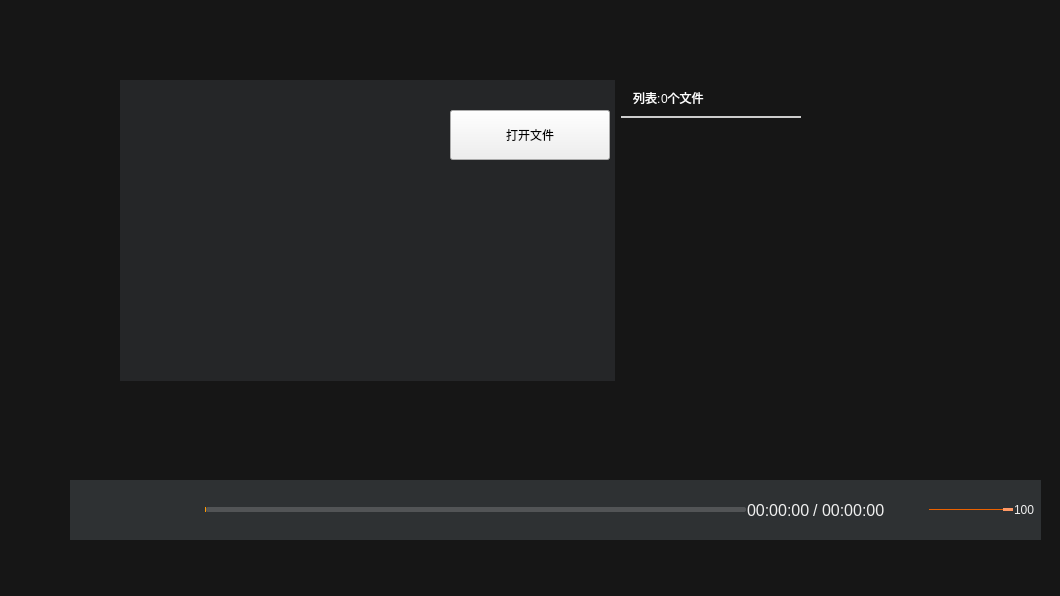
<?xml version="1.0" encoding="UTF-8"?>
<ui version="4.0">
 <class>MainWindow</class>
 <widget class="QWidget" name="MainWindow">
  <property name="geometry">
   <rect>
    <x>0</x>
    <y>0</y>
    <width>1060</width>
    <height>596</height>
   </rect>
  </property>
  <property name="windowTitle">
   <string>Form</string>
  </property>
  <layout class="QVBoxLayout" name="verticalLayout">
   <property name="spacing">
    <number>0</number>
   </property>
   <property name="leftMargin">
    <number>0</number>
   </property>
   <property name="topMargin">
    <number>0</number>
   </property>
   <property name="rightMargin">
    <number>0</number>
   </property>
   <property name="bottomMargin">
    <number>0</number>
   </property>
   <item>
    <widget class="QWidget" name="widget_container" native="true">
     <property name="styleSheet">
      <string notr="true">QWidget#widget_container
{
	background-color: rgb(22, 22, 22);
}
</string>
     </property>
     <widget class="QWidget" name="widget_controller" native="true">
      <property name="geometry">
       <rect>
        <x>70</x>
        <y>480</y>
        <width>971</width>
        <height>60</height>
       </rect>
      </property>
      <property name="styleSheet">
       <string notr="true">QWidget#widget_controller
{
	background-color: rgba(60, 65, 68,160);
}</string>
      </property>
      <layout class="QVBoxLayout" name="verticalLayout_7">
       <property name="leftMargin">
        <number>6</number>
       </property>
       <property name="topMargin">
        <number>6</number>
       </property>
       <property name="rightMargin">
        <number>6</number>
       </property>
       <property name="bottomMargin">
        <number>6</number>
       </property>
       <item>
        <layout class="QHBoxLayout" name="horizontalLayout_2">
         <property name="spacing">
          <number>1</number>
         </property>
         <property name="rightMargin">
          <number>0</number>
         </property>
         <item>
          <spacer name="horizontalSpacer_3">
           <property name="orientation">
            <enum>Qt::Horizontal</enum>
           </property>
           <property name="sizeType">
            <enum>QSizePolicy::Fixed</enum>
           </property>
           <property name="sizeHint" stdset="0">
            <size>
             <width>6</width>
             <height>20</height>
            </size>
           </property>
          </spacer>
         </item>
         <item>
          <widget class="QPushButton" name="pushButton_play">
           <property name="minimumSize">
            <size>
             <width>36</width>
             <height>36</height>
            </size>
           </property>
           <property name="cursor">
            <cursorShape>PointingHandCursor</cursorShape>
           </property>
           <property name="styleSheet">
            <string notr="true">QPushButton{ 
image: url(:image/start_normal.png);
border-radius:0px; 
}  
QPushButton:hover{ 
image: url(:image/start_focus.png);
border-radius:0px; 
} 
QPushButton:pressed{ 
image: url(:image/start_normal.png);
border-radius:0px; 
}
</string>
           </property>
           <property name="text">
            <string/>
           </property>
          </widget>
         </item>
         <item>
          <widget class="QPushButton" name="pushButton_pause">
           <property name="minimumSize">
            <size>
             <width>36</width>
             <height>36</height>
            </size>
           </property>
           <property name="cursor">
            <cursorShape>PointingHandCursor</cursorShape>
           </property>
           <property name="styleSheet">
            <string notr="true">QPushButton{ 
image: url(:image/pause_normal.png);
border-radius:0px; 
} 
QPushButton:hover{ 
image: url(:image/pause_focus.png);
border-radius:0px; 
} 
QPushButton:pressed{ 
image: url(:image/pause_normal.png);
border-radius:0px; 
}
</string>
           </property>
           <property name="text">
            <string/>
           </property>
          </widget>
         </item>
         <item>
          <spacer name="horizontalSpacer_5">
           <property name="orientation">
            <enum>Qt::Horizontal</enum>
           </property>
           <property name="sizeType">
            <enum>QSizePolicy::Fixed</enum>
           </property>
           <property name="sizeHint" stdset="0">
            <size>
             <width>6</width>
             <height>20</height>
            </size>
           </property>
          </spacer>
         </item>
         <item>
          <widget class="QPushButton" name="pushButton_stop">
           <property name="minimumSize">
            <size>
             <width>36</width>
             <height>36</height>
            </size>
           </property>
           <property name="cursor">
            <cursorShape>PointingHandCursor</cursorShape>
           </property>
           <property name="styleSheet">
            <string notr="true">QPushButton{ 
image: url(:image/stop_normal.png);
border-radius:0px; 
}  
QPushButton:hover{ 
image: url(:image/stop_focus.png);
border-radius:0px; 
} 
QPushButton:pressed{ 
image: url(:image/stop_normal.png);
border-radius:0px; 
}
</string>
           </property>
           <property name="text">
            <string/>
           </property>
          </widget>
         </item>
         <item>
          <spacer name="horizontalSpacer_6">
           <property name="orientation">
            <enum>Qt::Horizontal</enum>
           </property>
           <property name="sizeType">
            <enum>QSizePolicy::Fixed</enum>
           </property>
           <property name="sizeHint" stdset="0">
            <size>
             <width>6</width>
             <height>20</height>
            </size>
           </property>
          </spacer>
         </item>
         <item>
          <widget class="VideoSlider" name="horizontalSlider">
           <property name="cursor">
            <cursorShape>PointingHandCursor</cursorShape>
           </property>
           <property name="styleSheet">
            <string notr="true">QSlider::groove:horizontal {
border: 0px solid #bbb;
}

QSlider::sub-page:horizontal {
background-color: #ff9900;
border-bottom-left-radius: 2px; 
border-top-left-radius: 2px; 

border-radius: 2px; 
margin-top:5px;
margin-bottom:5px;
}

QSlider::add-page:horizontal {
background-color: rgba(228, 228, 228, 50);v
border: 0px solid #777;
border-radius: 2px;
margin-top:5px;
margin-bottom:5px;
}
/*
QSlider::handle:horizontal {
background: rgb(255,153,102); 
border: 1px solid rgb(255,153,102); 
width: 14px;
height:10px;
border-radius: 7px;
margin-top:2px;
margin-bottom:2px;
}

QSlider::handle:horizontal:hover {
background: rgb(255,128,6); 
border: 1px solid rgba(102,102,102,102);
border-radius: 7px;
}*/

QSlider::sub-page:horizontal:disabled {
background: #bbb;
border-color: #999;
}

QSlider::add-page:horizontal:disabled {
background: #eee;
border-color: #999;
}

QSlider::handle:horizontal:disabled {
background: #eee;
border: 1px solid #aaa;
border-radius: 2px;
}
</string>
           </property>
           <property name="maximum">
            <number>100</number>
           </property>
           <property name="value">
            <number>0</number>
           </property>
           <property name="orientation">
            <enum>Qt::Horizontal</enum>
           </property>
          </widget>
         </item>
         <item>
          <layout class="QHBoxLayout" name="horizontalLayout">
           <property name="spacing">
            <number>3</number>
           </property>
           <item>
            <widget class="QLabel" name="label_currenttime">
             <property name="styleSheet">
              <string notr="true">QLabel{
	border-radius:0px;
	color: #F0F0F0;
	background-color:rgba(0,0,0,0);
	border-style:none;
font-family:&quot;微软雅黑&quot;;
font-size:16px;
}
</string>
             </property>
             <property name="text">
              <string>00:00:00</string>
             </property>
            </widget>
           </item>
           <item>
            <widget class="QLabel" name="label_2">
             <property name="styleSheet">
              <string notr="true">QLabel{
	border-radius:0px;
	color: #F0F0F0;
	background-color:rgba(0,0,0,0);
	border-style:none;
font-family:&quot;微软雅黑&quot;;
font-size:16px;
}
</string>
             </property>
             <property name="text">
              <string>/</string>
             </property>
            </widget>
           </item>
           <item>
            <widget class="QLabel" name="label_totaltime">
             <property name="styleSheet">
              <string notr="true">QLabel{
	border-radius:0px;
	color: #F0F0F0;
	background-color:rgba(0,0,0,0);
	border-style:none;
font-family:&quot;微软雅黑&quot;;
font-size:16px;
}
</string>
             </property>
             <property name="text">
              <string>00:00:00</string>
             </property>
            </widget>
           </item>
          </layout>
         </item>
         <item>
          <widget class="QPushButton" name="pushButton_volume">
           <property name="minimumSize">
            <size>
             <width>36</width>
             <height>36</height>
            </size>
           </property>
           <property name="cursor">
            <cursorShape>PointingHandCursor</cursorShape>
           </property>
           <property name="styleSheet">
            <string notr="true">QPushButton{ 
image: url(:/image/volume_normal.png);
border-radius:0px; 
padding:5px;
}  
QPushButton:hover{ 
image: url(:image/stop_focus.png);
border-radius:0px; 
padding:3px;
} 
QPushButton:!checked{ 
image: url(:/image/volume_normal.png);
} 
QPushButton:checked{ 
image: url(:/image/volume_mute.png);
} 

</string>
           </property>
           <property name="text">
            <string/>
           </property>
           <property name="checkable">
            <bool>true</bool>
           </property>
          </widget>
         </item>
         <item>
          <widget class="QSlider" name="horizontalSlider_volume">
           <property name="sizePolicy">
            <sizepolicy hsizetype="Fixed" vsizetype="Fixed">
             <horstretch>0</horstretch>
             <verstretch>0</verstretch>
            </sizepolicy>
           </property>
           <property name="maximumSize">
            <size>
             <width>150</width>
             <height>16777215</height>
            </size>
           </property>
           <property name="styleSheet">
            <string notr="true">QSlider::groove:horizontal {
border: 0px solid #bbb;
}

QSlider::sub-page:horizontal {
background: rgb(235,97,0);
border-radius: 0px;
margin-top:8px;
margin-bottom:8px;
}

QSlider::add-page:horizontal {
background: rgb(255,255, 255);
border: 0px solid #777;
border-radius: 2px;
margin-top:8px;
margin-bottom:8px;
}

QSlider::handle:horizontal {
background: rgb(255,153,102); 
border: 1px solid rgb(255,153,102); 
width: 8px;
height:8px;
border-radius: 2px;
margin-top:6px;
margin-bottom:6px;
}

QSlider::handle:horizontal:hover {
background: rgb(255,128,6); 
border: 1px solid rgba(102,102,102,102);
border-radius: 7px;
}

QSlider::sub-page:horizontal:disabled {
background: #bbb;
border-color: #999;
}

QSlider::add-page:horizontal:disabled {
background: #eee;
border-color: #999;
}

QSlider::handle:horizontal:disabled {
background: #eee;
border: 1px solid #aaa;
border-radius: 4px;
}

</string>
           </property>
           <property name="maximum">
            <number>100</number>
           </property>
           <property name="singleStep">
            <number>0</number>
           </property>
           <property name="pageStep">
            <number>0</number>
           </property>
           <property name="value">
            <number>100</number>
           </property>
           <property name="orientation">
            <enum>Qt::Horizontal</enum>
           </property>
          </widget>
         </item>
         <item>
          <widget class="QLabel" name="label_volume">
           <property name="minimumSize">
            <size>
             <width>20</width>
             <height>0</height>
            </size>
           </property>
           <property name="styleSheet">
            <string notr="true">QLabel{
	border-radius:0px;
	color: #F0F0F0;
	background-color:rgba(0,0,0,0);
	border-style:none;
font: 16px &quot;微软雅黑&quot;;

}
</string>
           </property>
           <property name="text">
            <string>100</string>
           </property>
           <property name="alignment">
            <set>Qt::AlignLeading|Qt::AlignLeft|Qt::AlignVCenter</set>
           </property>
          </widget>
         </item>
        </layout>
       </item>
      </layout>
     </widget>
     <widget class="QWidget" name="widget_video_back" native="true">
      <property name="geometry">
       <rect>
        <x>120</x>
        <y>80</y>
        <width>681</width>
        <height>301</height>
       </rect>
      </property>
      <layout class="QHBoxLayout" name="horizontalLayout_4">
       <property name="leftMargin">
        <number>0</number>
       </property>
       <property name="topMargin">
        <number>0</number>
       </property>
       <property name="rightMargin">
        <number>0</number>
       </property>
       <property name="bottomMargin">
        <number>0</number>
       </property>
       <item>
        <widget class="QStackedWidget" name="stackedWidget">
         <property name="currentIndex">
          <number>0</number>
         </property>
         <widget class="QWidget" name="page_open">
          <property name="styleSheet">
           <string notr="true"/>
          </property>
          <layout class="QVBoxLayout" name="verticalLayout_6">
           <property name="spacing">
            <number>0</number>
           </property>
           <property name="leftMargin">
            <number>0</number>
           </property>
           <property name="topMargin">
            <number>0</number>
           </property>
           <property name="rightMargin">
            <number>0</number>
           </property>
           <property name="bottomMargin">
            <number>0</number>
           </property>
           <item>
            <widget class="QWidget" name="widget_showopen" native="true">
             <property name="sizePolicy">
              <sizepolicy hsizetype="Preferred" vsizetype="Expanding">
               <horstretch>0</horstretch>
               <verstretch>0</verstretch>
              </sizepolicy>
             </property>
             <property name="styleSheet">
              <string notr="true">QWidget#widget_showopen
{
	
	background-color: rgba(60, 65, 68,100);
}</string>
             </property>
             <widget class="QToolButton" name="toolButton_open">
              <property name="geometry">
               <rect>
                <x>330</x>
                <y>30</y>
                <width>160</width>
                <height>50</height>
               </rect>
              </property>
              <property name="minimumSize">
               <size>
                <width>160</width>
                <height>50</height>
               </size>
              </property>
              <property name="cursor">
               <cursorShape>PointingHandCursor</cursorShape>
              </property>
              <property name="text">
               <string>打开文件</string>
              </property>
             </widget>
            </widget>
           </item>
          </layout>
         </widget>
         <widget class="QWidget" name="page_audio">
          <layout class="QVBoxLayout" name="verticalLayout_2">
           <item>
            <widget class="QLabel" name="label">
             <property name="styleSheet">
              <string notr="true">image: url(:/image/audio.png);</string>
             </property>
             <property name="text">
              <string/>
             </property>
            </widget>
           </item>
          </layout>
         </widget>
         <widget class="QWidget" name="page_video">
          <layout class="QVBoxLayout" name="verticalLayout_8">
           <property name="spacing">
            <number>0</number>
           </property>
           <property name="leftMargin">
            <number>0</number>
           </property>
           <property name="topMargin">
            <number>0</number>
           </property>
           <property name="rightMargin">
            <number>0</number>
           </property>
           <property name="bottomMargin">
            <number>0</number>
           </property>
           <item>
            <widget class="ShowVideoWidget" name="widget_videoPlayer" native="true">
             <property name="enabled">
              <bool>true</bool>
             </property>
             <property name="sizePolicy">
              <sizepolicy hsizetype="Preferred" vsizetype="Expanding">
               <horstretch>0</horstretch>
               <verstretch>0</verstretch>
              </sizepolicy>
             </property>
             <property name="mouseTracking">
              <bool>true</bool>
             </property>
             <property name="styleSheet">
              <string notr="true">QWidget#widget_videoPlayer
{
	background-color: rgb(126, 126, 126);
	image: url(:/image/audio1.png);
}
</string>
             </property>
            </widget>
           </item>
          </layout>
         </widget>
        </widget>
       </item>
       <item>
        <widget class="QWidget" name="widget_list" native="true">
         <property name="maximumSize">
          <size>
           <width>180</width>
           <height>16777215</height>
          </size>
         </property>
         <property name="styleSheet">
          <string notr="true">QWidget#widget_left
{
	background-color: rgb(47, 48, 57);
}
</string>
         </property>
         <layout class="QVBoxLayout" name="verticalLayout_4">
          <property name="spacing">
           <number>0</number>
          </property>
          <property name="leftMargin">
           <number>0</number>
          </property>
          <property name="topMargin">
           <number>0</number>
          </property>
          <property name="rightMargin">
           <number>0</number>
          </property>
          <property name="bottomMargin">
           <number>0</number>
          </property>
          <item>
           <widget class="QWidget" name="widget_4" native="true">
            <layout class="QHBoxLayout" name="horizontalLayout_5">
             <property name="spacing">
              <number>0</number>
             </property>
             <property name="leftMargin">
              <number>12</number>
             </property>
             <property name="topMargin">
              <number>0</number>
             </property>
             <property name="rightMargin">
              <number>12</number>
             </property>
             <property name="bottomMargin">
              <number>0</number>
             </property>
             <item>
              <widget class="QLabel" name="label_3">
               <property name="styleSheet">
                <string notr="true">color:#ffffff;
font-size:12px;</string>
               </property>
               <property name="text">
                <string>列表:</string>
               </property>
              </widget>
             </item>
             <item>
              <widget class="QLabel" name="label_num">
               <property name="styleSheet">
                <string notr="true">color:#ffffff;
font-size:12px;</string>
               </property>
               <property name="text">
                <string>0个文件</string>
               </property>
              </widget>
             </item>
             <item>
              <spacer name="horizontalSpacer_4">
               <property name="orientation">
                <enum>Qt::Horizontal</enum>
               </property>
               <property name="sizeHint" stdset="0">
                <size>
                 <width>40</width>
                 <height>20</height>
                </size>
               </property>
              </spacer>
             </item>
             <item>
              <widget class="QPushButton" name="pushButton_open">
               <property name="minimumSize">
                <size>
                 <width>36</width>
                 <height>36</height>
                </size>
               </property>
               <property name="cursor">
                <cursorShape>PointingHandCursor</cursorShape>
               </property>
               <property name="styleSheet">
                <string notr="true">QPushButton{ 
image: url(:image/open_normal.png);
border-radius:0px; 
} 
QPushButton:hover{ 
image: url(:image/open_focus.png);
border-radius:0px; 
} 
QPushButton:pressed{ 
image: url(:image/open_normal.png);
border-radius:0px; 
}
</string>
               </property>
               <property name="text">
                <string/>
               </property>
              </widget>
             </item>
             <item>
              <spacer name="horizontalSpacer_7">
               <property name="orientation">
                <enum>Qt::Horizontal</enum>
               </property>
               <property name="sizeType">
                <enum>QSizePolicy::Fixed</enum>
               </property>
               <property name="sizeHint" stdset="0">
                <size>
                 <width>6</width>
                 <height>20</height>
                </size>
               </property>
              </spacer>
             </item>
             <item>
              <widget class="QPushButton" name="pushButton_clear">
               <property name="minimumSize">
                <size>
                 <width>32</width>
                 <height>32</height>
                </size>
               </property>
               <property name="maximumSize">
                <size>
                 <width>32</width>
                 <height>32</height>
                </size>
               </property>
               <property name="cursor">
                <cursorShape>PointingHandCursor</cursorShape>
               </property>
               <property name="styleSheet">
                <string notr="true">QPushButton{ 
	padding:6px;
	border:none;
	image: url(:/player/image/videoplayer/delete.png);
}  
QPushButton:hover{ 
padding:3px;
} 
QPushButton:pressed{ 

}
</string>
               </property>
               <property name="text">
                <string/>
               </property>
              </widget>
             </item>
            </layout>
           </widget>
          </item>
          <item>
           <widget class="QWidget" name="widget_5" native="true">
            <property name="sizePolicy">
             <sizepolicy hsizetype="Preferred" vsizetype="Expanding">
              <horstretch>0</horstretch>
              <verstretch>0</verstretch>
             </sizepolicy>
            </property>
            <property name="styleSheet">
             <string notr="true">QWidget#widget_5
{
	border-radius:0px;
border-top-style: solid; 
border-top-width: 2px; 
border-top-color: #cccccc; 
}</string>
            </property>
            <layout class="QVBoxLayout" name="verticalLayout_9">
             <property name="spacing">
              <number>0</number>
             </property>
             <property name="leftMargin">
              <number>0</number>
             </property>
             <property name="topMargin">
              <number>0</number>
             </property>
             <property name="rightMargin">
              <number>0</number>
             </property>
             <property name="bottomMargin">
              <number>0</number>
             </property>
             <item>
              <widget class="QListWidget" name="listWidget">
               <property name="sizePolicy">
                <sizepolicy hsizetype="Expanding" vsizetype="Expanding">
                 <horstretch>0</horstretch>
                 <verstretch>0</verstretch>
                </sizepolicy>
               </property>
               <property name="styleSheet">
                <string notr="true">QListWidget
{
	border:none;
	background-color: transparent;
}

QListView::item{

padding:0 0px; 
font-size:14px;
height:30px;
font-family: &quot;微软雅黑&quot;;
color: rgb(255,255,255);
}

QListView::item:hover {
background-color: rgba(255, 255, 255, 100);
}

QListView::item:selected {
/*background-color: #4B5CC4;*/
background-color: rgba(255, 255, 255, 130);
}


/*
QListView::item:selected:!active {
border-radius:5px; 
border:1px solid rgb(210, 225, 230);
background-color: qlineargradient(spread:reflect, x1:0.501, y1:0, x2:0.506, y2:0.489182, stop:0.0284091 rgba(255, 255, 255, 255), stop:1 rgba(255, 170, 0, 255));
}
QListView::item:selected:active {
border-radius:5px; 
border:1px solid rgb(210, 225, 230);
background-color: qlineargradient(spread:reflect, x1:0.501, y1:0, x2:0.506, y2:0.489182, stop:0.0284091 rgba(255, 255, 255, 255), stop:1 rgba(255, 170, 0, 255));
}
*/</string>
               </property>
               <property name="horizontalScrollBarPolicy">
                <enum>Qt::ScrollBarAlwaysOff</enum>
               </property>
               <property name="showDropIndicator" stdset="0">
                <bool>true</bool>
               </property>
               <property name="selectionMode">
                <enum>QAbstractItemView::ExtendedSelection</enum>
               </property>
               <property name="selectionRectVisible">
                <bool>false</bool>
               </property>
              </widget>
             </item>
             <item>
              <spacer name="verticalSpacer">
               <property name="orientation">
                <enum>Qt::Vertical</enum>
               </property>
               <property name="sizeType">
                <enum>QSizePolicy::Fixed</enum>
               </property>
               <property name="sizeHint" stdset="0">
                <size>
                 <width>20</width>
                 <height>10</height>
                </size>
               </property>
              </spacer>
             </item>
            </layout>
           </widget>
          </item>
         </layout>
        </widget>
       </item>
      </layout>
     </widget>
     <zorder>widget_video_back</zorder>
     <zorder>widget_controller</zorder>
    </widget>
   </item>
  </layout>
 </widget>
 <customwidgets>
  <customwidget>
   <class>ShowVideoWidget</class>
   <extends>QWidget</extends>
   <header>Widget/ShowVideoWidget.h</header>
   <container>1</container>
  </customwidget>
  <customwidget>
   <class>VideoSlider</class>
   <extends>QSlider</extends>
   <header>Widget/VideoSlider.h</header>
  </customwidget>
 </customwidgets>
 <resources/>
 <connections/>
</ui>
